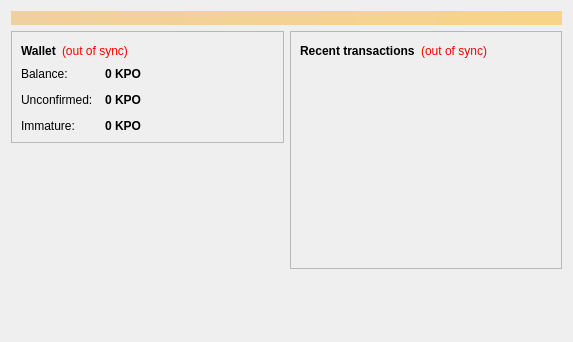
<?xml version="1.0" encoding="UTF-8"?>
<ui version="4.0">
 <class>OverviewPage</class>
 <widget class="QWidget" name="OverviewPage">
  <property name="geometry">
   <rect>
    <x>0</x>
    <y>0</y>
    <width>573</width>
    <height>342</height>
   </rect>
  </property>
  <property name="windowTitle">
   <string>Form</string>
  </property>
  <layout class="QVBoxLayout" name="topLayout">
   <item>
    <widget class="QLabel" name="labelAlerts">
     <property name="visible">
      <bool>false</bool>
     </property>
     <property name="styleSheet">
      <string notr="true">background-color: qlineargradient(x1: 0, y1: 0, x2: 1, y2: 0, stop:0 #F0D0A0, stop:1 #F8D488); color:#000000;</string>
     </property>
     <property name="wordWrap">
      <bool>true</bool>
     </property>
     <property name="margin">
      <number>3</number>
     </property>
    </widget>
   </item>
   <item>
    <layout class="QHBoxLayout" name="horizontalLayout" stretch="1,1">
     <item>
      <layout class="QVBoxLayout" name="verticalLayout_2">
       <item>
        <widget class="QFrame" name="frame">
         <property name="frameShape">
          <enum>QFrame::StyledPanel</enum>
         </property>
         <property name="frameShadow">
          <enum>QFrame::Raised</enum>
         </property>
         <layout class="QVBoxLayout" name="verticalLayout_4">
          <item>
           <layout class="QHBoxLayout" name="horizontalLayout_4">
            <item>
             <widget class="QLabel" name="label_5">
              <property name="font">
               <font>
                <weight>75</weight>
                <bold>true</bold>
               </font>
              </property>
              <property name="text">
               <string>Wallet</string>
              </property>
             </widget>
            </item>
            <item>
             <widget class="QLabel" name="labelWalletStatus">
              <property name="toolTip">
               <string>The displayed information may be out of date. Your wallet automatically synchronizes with the Kakapocoin network after a connection is established, but this process has not completed yet.</string>
              </property>
              <property name="styleSheet">
               <string notr="true">QLabel { color: red; }</string>
              </property>
              <property name="text">
               <string notr="true">(out of sync)</string>
              </property>
              <property name="alignment">
               <set>Qt::AlignLeading|Qt::AlignLeft|Qt::AlignVCenter</set>
              </property>
             </widget>
            </item>
            <item>
             <spacer name="horizontalSpacer_2">
              <property name="orientation">
               <enum>Qt::Horizontal</enum>
              </property>
              <property name="sizeHint" stdset="0">
               <size>
                <width>40</width>
                <height>20</height>
               </size>
              </property>
             </spacer>
            </item>
           </layout>
          </item>
          <item>
           <layout class="QFormLayout" name="formLayout_2">
            <property name="fieldGrowthPolicy">
             <enum>QFormLayout::AllNonFixedFieldsGrow</enum>
            </property>
            <property name="horizontalSpacing">
             <number>12</number>
            </property>
            <property name="verticalSpacing">
             <number>12</number>
            </property>
            <item row="0" column="0">
             <widget class="QLabel" name="label">
              <property name="text">
               <string>Balance:</string>
              </property>
             </widget>
            </item>
            <item row="0" column="1">
             <widget class="QLabel" name="labelBalance">
              <property name="font">
               <font>
                <weight>75</weight>
                <bold>true</bold>
               </font>
              </property>
              <property name="cursor">
               <cursorShape>IBeamCursor</cursorShape>
              </property>
              <property name="toolTip">
               <string>Your current balance</string>
              </property>
              <property name="text">
               <string notr="true">0 KPO</string>
              </property>
              <property name="textInteractionFlags">
               <set>Qt::LinksAccessibleByMouse|Qt::TextSelectableByKeyboard|Qt::TextSelectableByMouse</set>
              </property>
             </widget>
            </item>
            <item row="1" column="0">
             <widget class="QLabel" name="label_3">
              <property name="text">
               <string>Unconfirmed:</string>
              </property>
             </widget>
            </item>
            <item row="1" column="1">
             <widget class="QLabel" name="labelUnconfirmed">
              <property name="font">
               <font>
                <weight>75</weight>
                <bold>true</bold>
               </font>
              </property>
              <property name="cursor">
               <cursorShape>IBeamCursor</cursorShape>
              </property>
              <property name="toolTip">
               <string>Total of transactions that have yet to be confirmed, and do not yet count toward the current balance</string>
              </property>
              <property name="text">
               <string notr="true">0 KPO</string>
              </property>
              <property name="textInteractionFlags">
               <set>Qt::LinksAccessibleByMouse|Qt::TextSelectableByKeyboard|Qt::TextSelectableByMouse</set>
              </property>
             </widget>
            </item>
            <item row="2" column="0">
             <widget class="QLabel" name="labelImmatureText">
              <property name="text">
               <string>Immature:</string>
              </property>
             </widget>
            </item>
            <item row="2" column="1">
             <widget class="QLabel" name="labelImmature">
              <property name="font">
               <font>
                <weight>75</weight>
                <bold>true</bold>
               </font>
              </property>
              <property name="toolTip">
               <string>Mined balance that has not yet matured</string>
              </property>
              <property name="text">
               <string notr="true">0 KPO</string>
              </property>
              <property name="textInteractionFlags">
               <set>Qt::LinksAccessibleByMouse|Qt::TextSelectableByKeyboard|Qt::TextSelectableByMouse</set>
              </property>
             </widget>
            </item>
           </layout>
          </item>
         </layout>
        </widget>
       </item>
       <item>
        <spacer name="verticalSpacer">
         <property name="orientation">
          <enum>Qt::Vertical</enum>
         </property>
         <property name="sizeHint" stdset="0">
          <size>
           <width>20</width>
           <height>40</height>
          </size>
         </property>
        </spacer>
       </item>
      </layout>
     </item>
     <item>
      <layout class="QVBoxLayout" name="verticalLayout_3">
       <item>
        <widget class="QFrame" name="frame_2">
         <property name="frameShape">
          <enum>QFrame::StyledPanel</enum>
         </property>
         <property name="frameShadow">
          <enum>QFrame::Raised</enum>
         </property>
         <layout class="QVBoxLayout" name="verticalLayout">
          <item>
           <layout class="QHBoxLayout" name="horizontalLayout_2">
            <item>
             <widget class="QLabel" name="label_4">
              <property name="text">
               <string>&lt;b&gt;Recent transactions&lt;/b&gt;</string>
              </property>
             </widget>
            </item>
            <item>
             <widget class="QLabel" name="labelTransactionsStatus">
              <property name="toolTip">
               <string>The displayed information may be out of date. Your wallet automatically synchronizes with the Kakapocoin network after a connection is established, but this process has not completed yet.</string>
              </property>
              <property name="styleSheet">
               <string notr="true">QLabel { color: red; }</string>
              </property>
              <property name="text">
               <string notr="true">(out of sync)</string>
              </property>
              <property name="alignment">
               <set>Qt::AlignRight|Qt::AlignTrailing|Qt::AlignVCenter</set>
              </property>
             </widget>
            </item>
            <item>
             <spacer name="horizontalSpacer">
              <property name="orientation">
               <enum>Qt::Horizontal</enum>
              </property>
              <property name="sizeHint" stdset="0">
               <size>
                <width>40</width>
                <height>20</height>
               </size>
              </property>
             </spacer>
            </item>
           </layout>
          </item>
          <item>
           <widget class="QListView" name="listTransactions">
            <property name="styleSheet">
             <string notr="true">QListView { background: transparent; }</string>
            </property>
            <property name="frameShape">
             <enum>QFrame::NoFrame</enum>
            </property>
            <property name="verticalScrollBarPolicy">
             <enum>Qt::ScrollBarAlwaysOff</enum>
            </property>
            <property name="horizontalScrollBarPolicy">
             <enum>Qt::ScrollBarAlwaysOff</enum>
            </property>
            <property name="selectionMode">
             <enum>QAbstractItemView::NoSelection</enum>
            </property>
           </widget>
          </item>
         </layout>
        </widget>
       </item>
       <item>
        <spacer name="verticalSpacer_2">
         <property name="orientation">
          <enum>Qt::Vertical</enum>
         </property>
         <property name="sizeHint" stdset="0">
          <size>
           <width>20</width>
           <height>40</height>
          </size>
         </property>
        </spacer>
       </item>
      </layout>
     </item>
    </layout>
   </item>
  </layout>
 </widget>
 <resources/>
 <connections/>
</ui>
